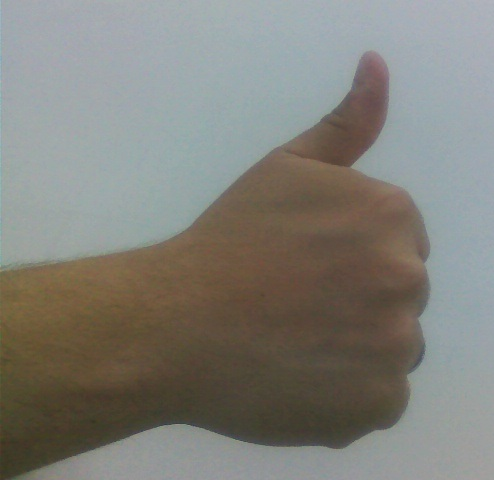
#> input picture caracter/1-1.jpg, 494 x 480 px; its folder holds only this picture in this run
$ python falsa.py   (Python 2 division)   (older library calls are emulated)
#> lines starting #> are read from the running program, lines starting #| are printed output that depends on the picture; after the words box and inside, x2 and y2 are one past the last pixel; in counts of white or black regions, pixels touching at a corner belong together
import cv2
import numpy as np
from matplotlib import pyplot as plt
from numpy import median

# Variaveis principais
FLANN_INDEX_KDTREE = 0
REGARDING_DISTANCE = 0.1
SCORE = 10
# recebimento da imagem a ser analisada

sift = cv2.SIFT()
t=0
d=0
lista1 = []
lista2 = []
for y in xrange(1, 6):#5 sinais
    for w in xrange(1, 8):
        img1 = cv2.imread('caracter/'+str(y)+'-'+str(w)+'.jpg') #
#> img1 is the input picture: shape (480, 494, 3); mean B, G, R 121.8, 128.2, 129.2
        im = cv2.GaussianBlur(img1,(5,5),0) #filtro Desfoque baseado na diferenca gaussiana
        gray1 = cv2.cvtColor(im,cv2.COLOR_BGR2GRAY)
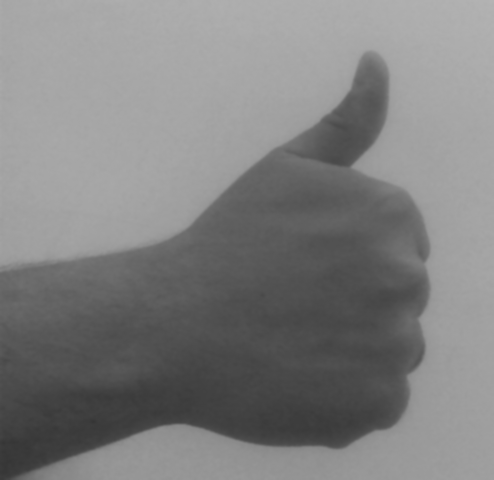
#> gray1: shape (480, 494); min 53, max 180, mean 127.8
#Binarizando a imagem
        ret,thresh1 = cv2.threshold(gray1,70,255,cv2.THRESH_BINARY_INV+cv2.THRESH_OTSU)
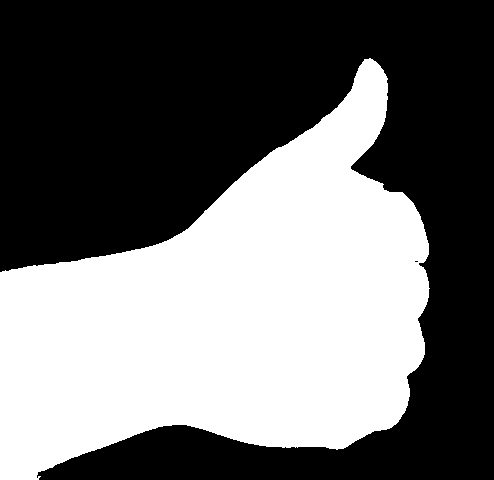
#> thresh1: shape (480, 494); 43.4% white; 1 white region, box (x1, y1, x2, y2) and area: (0, 58, 430, 480) 102975
#> ret = 122
#criacao do objeto SIFT

#Definindo que ele sera denso (hibridismo do modelo SIFT)
#> (the run stopped early here; a loop or call above may not have finished)
